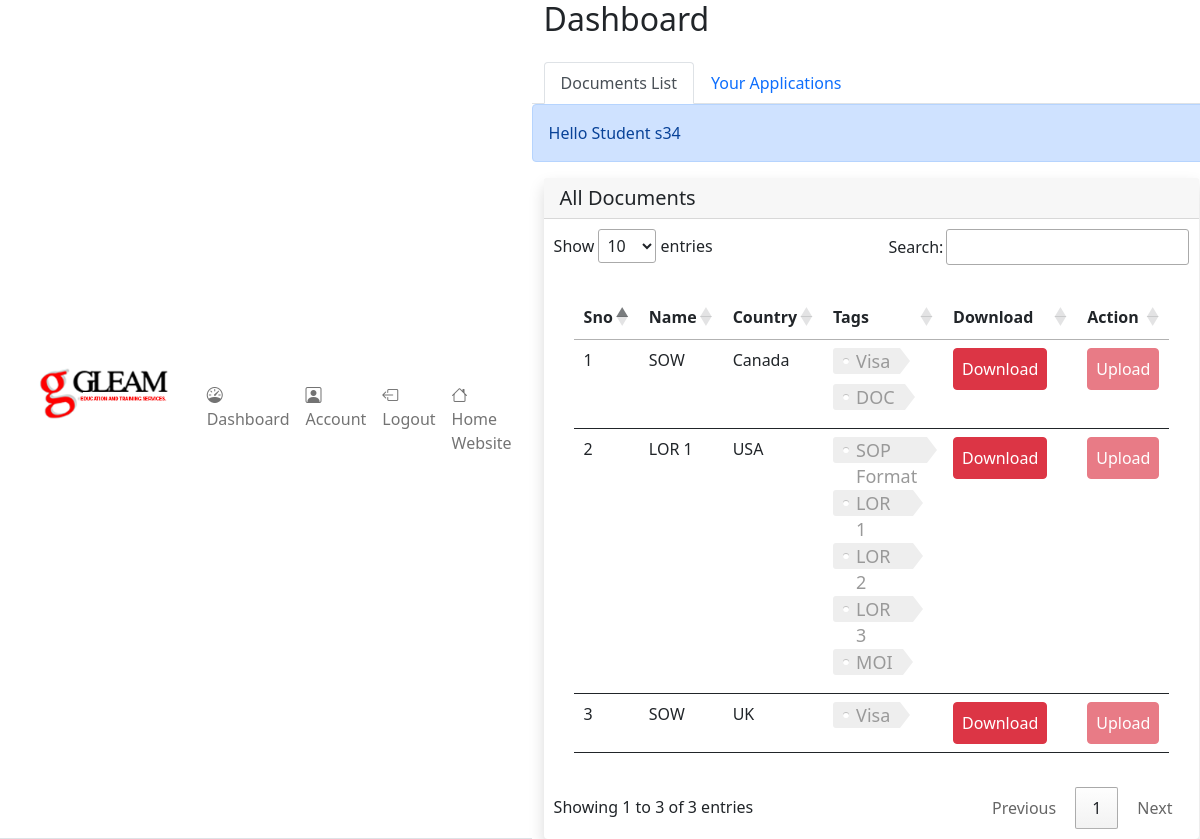
The page /dashboard.php (signed in) on the database its author committed.
### tables this page shows
CREATE TABLE `users` (
  `id` int(11) NOT NULL,
  `name` text DEFAULT NULL,
  `email` varchar(50) NOT NULL,
  `phone` bigint(15) NOT NULL,
  `password` varchar(100) NOT NULL,
  `is_admin` int(11) NOT NULL DEFAULT 0 COMMENT '0-student, 1-admin,2-agent, 3-gleam admin',
  `verification_code` text DEFAULT NULL,
  `forgot_token` text DEFAULT NULL,
  `verified` int(10) NOT NULL DEFAULT 0 COMMENT '0-No, 1-Yes',
  `user_block` int(10) NOT NULL DEFAULT 0 COMMENT '0-unblock, 1-block',
  `created_at` timestamp NOT NULL DEFAULT current_timestamp(),
  `updated_at` timestamp NULL DEFAULT NULL ON UPDATE current_timestamp(),
  `deleted_at` timestamp NULL DEFAULT NULL
);

CREATE TABLE `documents` (
  `id` int(200) NOT NULL,
  `name` text DEFAULT NULL,
  `file_location` varchar(200) NOT NULL,
  `will_student` int(11) NOT NULL,
  `country` int(11) DEFAULT NULL COMMENT 'id of country table',
  `tags` text DEFAULT NULL,
  `created_at` timestamp NOT NULL DEFAULT current_timestamp(),
  `updated_at` timestamp NULL DEFAULT NULL,
  `deleted_at` timestamp NULL DEFAULT NULL
);

CREATE TABLE `countries` (
  `id` int(11) NOT NULL,
  `country_name` text NOT NULL,
  `created_at` timestamp NOT NULL DEFAULT current_timestamp(),
  `updated_at` timestamp NULL DEFAULT NULL ON UPDATE current_timestamp(),
  `deleted_at` timestamp NULL DEFAULT NULL
);

### dashboard.php (the view, shortened to what this page needs)
<?php
include("../backend/config.php");
$stmt="SELECT name FROM users WHERE id=(?) AND is_admin=(?) LIMIT 1";
$sql=mysqli_prepare($conn, $stmt);
$is_admin=0;
mysqli_stmt_bind_param($sql,"ii",$_SESSION["student_id"],$is_admin);
$result=mysqli_stmt_execute($sql);
if (!empty($result) && isset($result)){
    $data= mysqli_stmt_get_result($sql);
    $user_name=mysqli_fetch_array($data);
        ?>
        <?php
}
?>
<!DOCTYPE html>
<html lang="en">
<head>
    <?php include("./components/header_links.php"); ?>
    <link rel="stylesheet" href="./css/dashboard.css">
</head>
<body>
    <div class="d-flex flex-column flex-lg-row h-lg-full bg-surface-secondary">
        <?php include("./components/navbar.php"); ?>
        <div class="h-screen flex-grow-1 overflow-y-lg-auto">
            <header class="bg-surface-primary border-bottom pt-6">
                <div class="container-fluid">
                    <div class="mb-npx">
                        <div class="row align-items-center">
                            <div class="col-sm-6 col-12 mb-4 mb-sm-0">
                                <h1 class="h2 mb-0 ls-tight">Dashboard</h1>
                            </div>
                        </div>
                        <ul class="nav nav-tabs mt-4 overflow-x border-0">
                            <li class="nav-item ">
                                <a href="#" class="nav-link active">Documents List</a>
                            </li>
                            <li class="nav-item">
                                <a href="./your_uploads.php" class="nav-link font-regular">Your Applications</a>
                            </li>
                        </ul>
                    </div>
                </div>
            </header>
            <div class="alert alert-primary" role="alert">
                Hello <?php echo $user_name['name']; ?>
            </div>
            <main class="py-6 bg-surface-secondary">
                <div class="container-fluid">
                    <div class="card shadow border-0 mb-7">
                        <div class="card-header">
                            <h5 class="mb-0">All Documents</h5>
                        </div>
                        <div class="table-responsive" style="padding: 10px 10px;">
                            <table class="table table-hover table-nowrap" id="myTable"
                            style="padding: 30px 20px  !important; border-bottom:none !important;">
                                <thead class="thead-light">
                                    <tr>
                                        <th style="font-size: 16px;">Sno</th>
                                        <th style="font-size: 16px;">Name</th>
                                        <th style="font-size: 16px;">Country</th>
                                        <th style="font-size: 16px;">Tags</th>
                                        <th style="font-size: 16px;">Download</th>
                                        <th style="font-size: 16px;">Action</th>
                                    </tr>
                                </thead>
                                <tbody >
                                    <?php
                                    include("../backend/config.php");
                                    $stmt="SELECT countries.id as c_id,countries.country_name as country_name,documents.id as id,documents.name,documents.file_location,
                                    documents.tags,documents.will_student
                                    FROM `documents` INNER JOIN `countries` ON countries.id=documents.country WHERE documents.deleted_at IS NULL";
                                    $sql=mysqli_prepare($conn, $stmt);
                                    $result=mysqli_stmt_execute($sql);
                                    if ($result){
                                            $data= mysqli_stmt_get_result($sql);
                                            $sno=1;
                                            while ($row = mysqli_fetch_array($data)){
                                    ?>
                                    <tr>
                                        <td style="font-size: 16px;">
                                            <?php echo $sno;?>
                                        </td>
                                        <td style="font-size: 16px;">
                                            <?php echo $row["name"];?>
                                        </td>
                                        <td style="font-size: 16px;">
                                            <?php echo $row["country_name"];?>
                                        </td>
                                        <td class="overflow_style" style="font-size: 18px;">
                                            <?php
                                                if($row["tags"]==null){
                                                    echo "Not Available";
                                                }
                                                else{
                                                    $tags=explode(",",$row["tags"]);
                                                    foreach($tags as $tag){
                                                        ?>
                                                        <a class="tag"><?php echo $tag==null?"Not Available":$tag;?></a>
                                                        <?php
                                                    }
                                                }
                                            ?>
                                        </td>
                                        <td class="">
                                            <form class="col-auto " style="margin-right: 20px;"
                                            action="../backend/students/download_file.php" method="get">
                                                <button type="submit"  class="btn btn-danger p-2">
                                                    Download
                                                </button>
                                            </form>
                                        </td>
                                        <td>
                                            <form class="col-auto" action="./upload_document.php"
                                            style="max-width: fit-content;" method="get">
                                                <button type="submit" <?php echo $row['will_student']==1?"":"disabled"; ?>
                                                 class="btn btn-danger p-2" >
                                                    Upload
                                                </button>
                                            </form>
                                        </td>
                                    </tr>
                                    <?php
                                    $sno++;
                                    }
                                }
                                ?>
                                </tbody>
                            </table>
                        </div>
                    </div>
                </div>
            </main>
        </div>
    </div>
</body>
</html>

### components/header_links.php (shortened to what this page needs)
<link href="https://cdn.jsdelivr.net/npm/bootstrap@5.1.3/dist/css/bootstrap.min.css" rel="stylesheet">
<link rel="stylesheet" href="//cdn.datatables.net/1.11.4/css/jquery.dataTables.min.css">
<link rel="stylesheet" href="./css/external.css">

### components/navbar.php (shortened to what this page needs)
<nav class="navbar show navbar-vertical h-lg-screen navbar-expand-lg px-0 py-3 navbar-light bg-white border-bottom border-bottom-lg-0 border-end-lg"
            id="navbarVertical">
            <div class="container-fluid">
                <a class="navbar-brand py-lg-2 mb-lg-5 px-lg-6 me-0" href="#">
                    <img src="./images/logo.png" style="object-fit: cover; width: auto; max-height: 70px;" alt="...">
                </a>
                <div class="collapse navbar-collapse" id="sidebarCollapse">
                    <ul class="navbar-nav">
                        <li class="nav-item">
                            <a class="nav-link" href="./dashboard.php">
                                <i class="bi bi-speedometer"></i> Dashboard
                            </a>
                        </li>
                        <li class="nav-item">
                            <a class="nav-link" href="./profile.php">
                                <i class="bi bi-person-square"></i> Account
                            </a>
                        </li>
                        <li class="nav-item">
                            <a class="nav-link" href="../backend/login_signup/logout.php">
                                <i class="bi bi-box-arrow-left"></i> Logout
                            </a>
                        </li>
                        <li class="nav-item">
                            <a class="nav-link" href="../index.php">
                                <i class="bi bi-house"></i>Home Website
                            </a>
                        </li>
                    </ul>
                </div>
            </div>
        </nav>

### dashboard.php (style rules this page uses)
.tag { background: #eee; border-radius: 3px 0 0 3px; color: #999; display: inline-block; height: 26px; line-height: 26px; padding: 0 20px 0 23px; position: relative; margin: 0 10px 10px 0; text-decoration: none; -webkit-transition: color 0.2s; -ms-overflow-style: none; scrollbar-width: none; }
.overflow_style { max-width: 100px !important; overflow-x: auto; -ms-overflow-style: none; scrollbar-width: none; }
.tag::before { background: #fff; border-radius: 10px; box-shadow: inset 0 1px rgba(0, 0, 0, 0.25); content: ''; height: 6px; left: 10px; position: absolute; width: 6px; top: 10px; }
.tag::after { background: #fff; border-bottom: 13px solid transparent; border-left: 10px solid #eee; border-top: 13px solid transparent; content: ''; position: absolute; right: 0; top: 0; }

### rows shown on the page
users: name "Student s34"
documents: name "SOW", countries.country_name "Canada", tags "Visa", tags "DOC"
documents: name "LOR 1", countries.country_name "USA", tags "SOP Format", tags "LOR 1", tags "LOR 2", tags "LOR 3", tags "MOI"
documents: name "SOW", countries.country_name "UK", tags "Visa"
